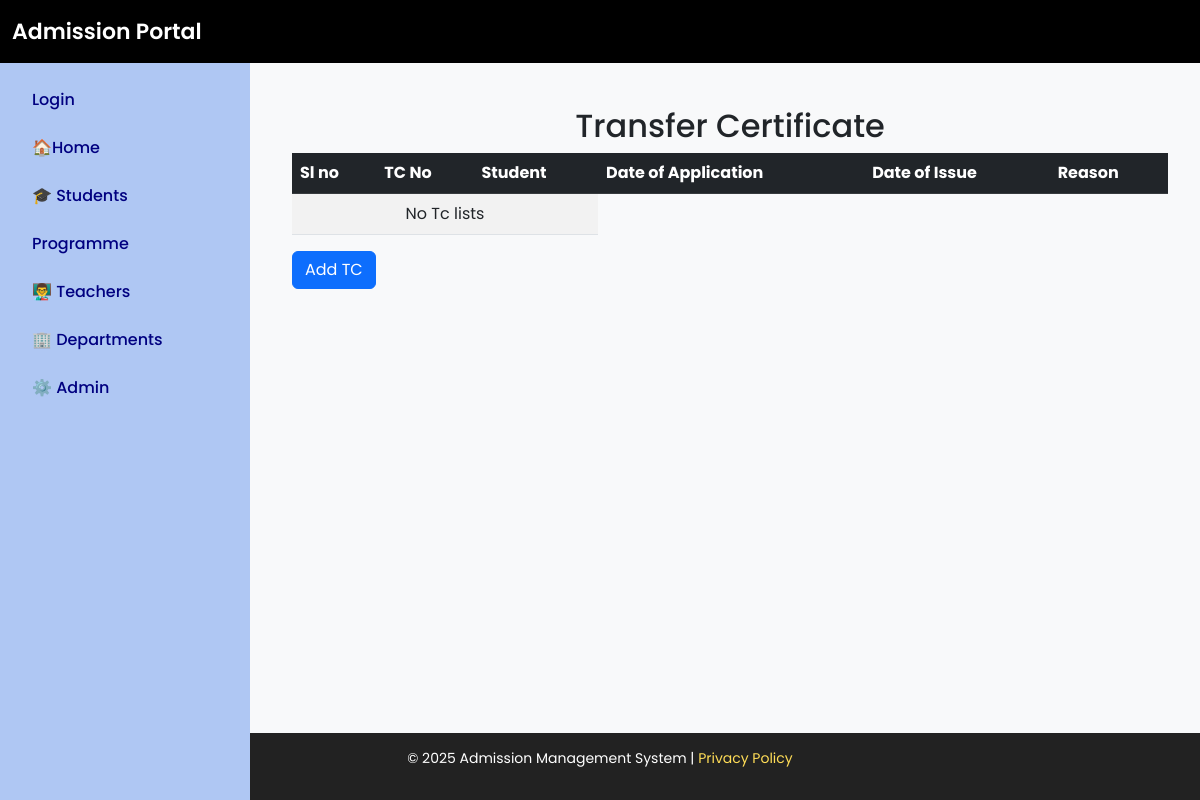
/transfer-certificates/, run on an earlier commit of the app's database.
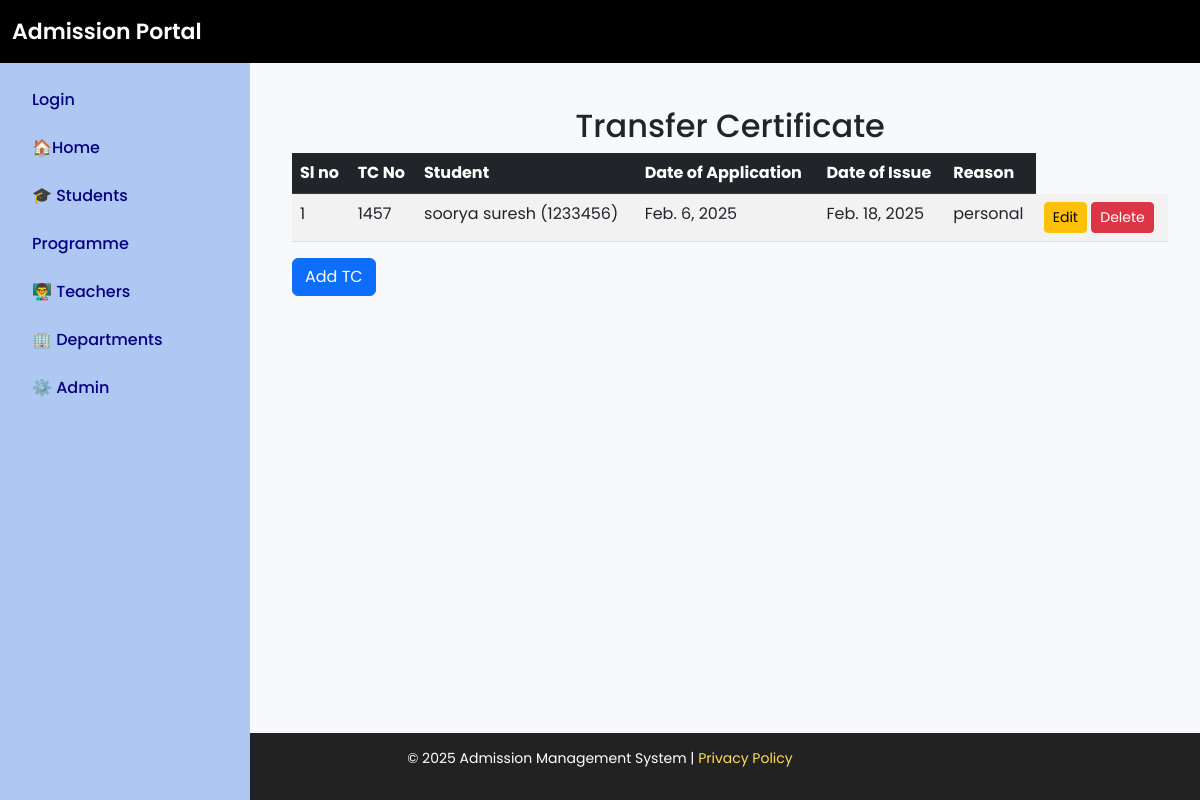
And on a later commit of the database.
### admission/models.py (models this page shows, shortened)
class TransferCertificate(models.Model):
    tc_no = models.CharField(max_length=50, unique=True)
    stud = models.ForeignKey('admission.Student', on_delete=models.CASCADE)  # Assuming 'student' is your app name
    date_of_application = models.DateField()
    date_of_issue = models.DateField(null=True, blank=True)
    reason = models.ForeignKey(Reason, on_delete=models.SET_NULL, null=True)

class Student(models.Model):
    stud_name = models.CharField(max_length=100)
    stud_adm_no = models.CharField(max_length=20, unique=True)
    stud_reg_no = models.CharField(max_length=20, unique=True, blank=True, null=True)
    stud_roll_no = models.CharField(max_length=20, unique=True, blank=True, null=True)
    aadhaar = models.CharField(max_length=12, unique=True)
    abc_id = models.CharField(max_length=50, blank=True, null=True)
    email = models.EmailField(unique=True)
    phone = models.CharField(max_length=15)
    dob = models.DateField()
    caste = models.ForeignKey(Caste, on_delete=models.SET_NULL, blank=True, null=True)  # Foreign Key to Caste
    religion = models.ForeignKey(Religion, on_delete=models.SET_NULL, blank=True, null=True)  # Foreign Key to Religion
    quota = models.ForeignKey(Quota, on_delete=models.SET_NULL, blank=True, null=True)
    program= models.ForeignKey(Program, on_delete=models.SET_NULL, blank=True, null=True)  # Foreign Key to Quota# Foreign Key to Quota
    parent_name = models.CharField(max_length=100)
    parent_mob = models.CharField(max_length=15)
    house_name = models.CharField(max_length=100)
    post = models.CharField(max_length=50)
    district = models.CharField(max_length=50)
    state = models.CharField(max_length=50)
    pincode = models.CharField(max_length=10)
    date_of_joining = models.DateField()
    income = models.DecimalField(max_digits=10, decimal_places=2, blank=True, null=True)
    egrantz = models.BooleanField(default=False)
    status = models.BooleanField(default=True)  # Active/Inactive
    gender = models.CharField(max_length=10, choices=[('Male', 'Male'), ('Female', 'Female'), ('Other', 'Other')])
    blood_group = models.CharField(max_length=5, choices=[('A+', 'A+'), ('A-', 'A-'), ('B+', 'B-'), ('O+', 'O-'), ('AB+', 'AB-')])
    language=models.CharField(max_length=10, choices=[('Malayalam', 'Malayalam'), ('Hindi', 'Hindi')] ,default='Malayalam')
    identification_mark = models.TextField(blank=True, null=True)
    def __str__(self):
        return f"{self.stud_name} ({self.stud_adm_no})"

class Reason(models.Model):
    reason_description = models.CharField(max_length=255)
    def __str__(self):
        return self.reason_description

### admission/views.py (the view)
# urls.py: path('transfer-certificates/', views.transfer_certificate_list, name='transfer_certificate_list'),
def transfer_certificate_list(request):
    tc_list = TransferCertificate.objects.all()
    return render(request, 'transfer_certificate_list.html', {'tc_list': tc_list})

### admission/templates/transfer_certificate_list.html
{% extends "base.html" %}
{% block content %}
<div class="container mt-4">
    <h2 class="text-center">Transfer Certificate </h2>
    <table class="table table-striped">
        <thead class="table-dark">
            <tr>
                <th>Sl no</th>
                <th>TC No</th>
                <th>Student</th>
                <th>Date of Application</th>
                <th>Date of Issue</th>
                <th>Reason</th>
            </tr>
        </thead>
        <tbody>
            {% for tc in tc_list %}
            <tr>
                <td>{{ forloop.counter }}</td>
                <td>{{ tc.tc_no }}</td>
                <td>{{ tc.stud }}</td>
                <td>{{ tc.date_of_application }}</td>
                <td>{{ tc.date_of_issue }}</td>
                <td>{{ tc.reason }}</td>
                <td>
                    <a href="{% url 'edit_transfer_certificate' tc.id  %}" class="btn btn-warning btn-sm">Edit</a>
                    <a href="{% url 'delete_transfer_certificate' tc.id%}" class="btn btn-danger btn-sm">Delete</a>
                </td>
            </tr>
            {% empty %}
            <tr>
                <td colspan="3" class="text-center">No Tc lists</td>
            </tr>
            {% endfor %}
        </tbody>
    </table>
    <a href="{% url 'add_transfer_certificate' %}" class="btn btn-primary">Add TC</a>
</div>
{% endblock %}

What changed in the data, as far as the page shows it:
added TransferCertificate: tc_no "1457", stud "soorya suresh (1233456)", date_of_application "Feb. 6, 2025", date_of_issue "Feb. 18, 2025", reason "personal"
Also different on the page:
text no longer shown: "No Tc lists"
